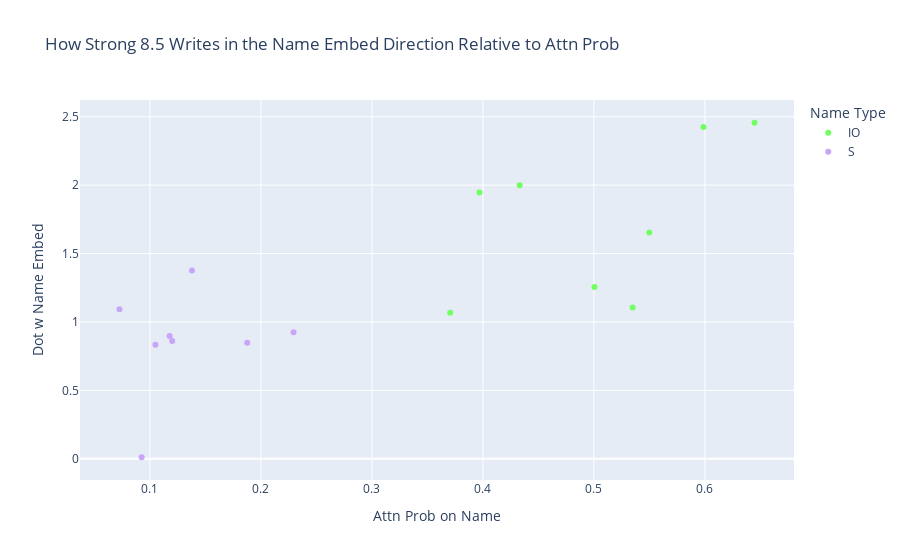

Source (notebook cell):
### Code cell
scatter_attention_and_contribution(model, nmh_candidates[0], prompts, io_positions, s_positions, answer_residual_directions)

### Figure 1 — Plotly figure (JSON) as saved in the notebook; plotly's stock layout.template omitted (floating-point values rounded to 4 significant figures)
{"data": [{"customdata": [["When John and Mary went to the shops, John gave the bag to"], ["When John and Mary went to the shops, Mary gave the bag to"], ["When Tom and James went to the park, James gave the ball to"], ["When Tom and James went to the park, Tom gave the ball to"], ["When Dan and Sid went to the shops, Sid gave an apple to"], ["When Dan and Sid went to the shops, Dan gave an apple to"], ["After Martin and Amy went to the park, Amy gave a drink to"], ["After Martin and Amy went to the park, Martin gave a drink to"]], "hovertemplate": "Name Type=IO<br>Attn Prob on Name=%{x}<br>Dot w Name Embed=%{y}<br>text=%{customdata[0]}<extra></extra>", "legendgroup": "IO", "marker": {"color": "rgb(114,255,100)", "symbol": "circle"}, "mode": "markers", "name": "IO", "orientation": "v", "showlegend": true, "type": "scatter", "x": [0.5987, 0.5349, 0.5499, 0.3705, 0.5005, 0.6447, 0.3968, 0.4331], "xaxis": "x", "y": [2.425, 1.106, 1.653, 1.068, 1.255, 2.456, 1.946, 1.999], "yaxis": "y"}, {"customdata": [["When John and Mary went to the shops, John gave the bag to"], ["When John and Mary went to the shops, Mary gave the bag to"], ["When Tom and James went to the park, James gave the ball to"], ["When Tom and James went to the park, Tom gave the ball to"], ["When Dan and Sid went to the shops, Sid gave an apple to"], ["When Dan and Sid went to the shops, Dan gave an apple to"], ["After Martin and Amy went to the park, Amy gave a drink to"], ["After Martin and Amy went to the park, Martin gave a drink to"]], "hovertemplate": "Name Type=S<br>Attn Prob on Name=%{x}<br>Dot w Name Embed=%{y}<br>text=%{customdata[0]}<extra></extra>", "legendgroup": "S", "marker": {"color": "rgb(201,165,247)", "symbol": "circle"}, "mode": "markers", "name": "S", "orientation": "v", "showlegend": true, "type": "scatter", "x": [0.1877, 0.1378, 0.12, 0.2294, 0.1178, 0.09251, 0.07252, 0.1049], "xaxis": "x", "y": [0.8473, 1.376, 0.8613, 0.9245, 0.8978, 0.01098, 1.093, 0.8331], "yaxis": "y"}], "layout": {"legend": {"title": {"text": "Name Type"}, "tracegroupgap": 0}, "title": {"text": "How Strong 8.5 Writes in the Name Embed Direction Relative to Attn Prob"}, "xaxis": {"anchor": "y", "domain": [0, 1], "title": {"text": "Attn Prob on Name"}}, "yaxis": {"anchor": "x", "domain": [0, 1], "title": {"text": "Dot w Name Embed"}}}}
